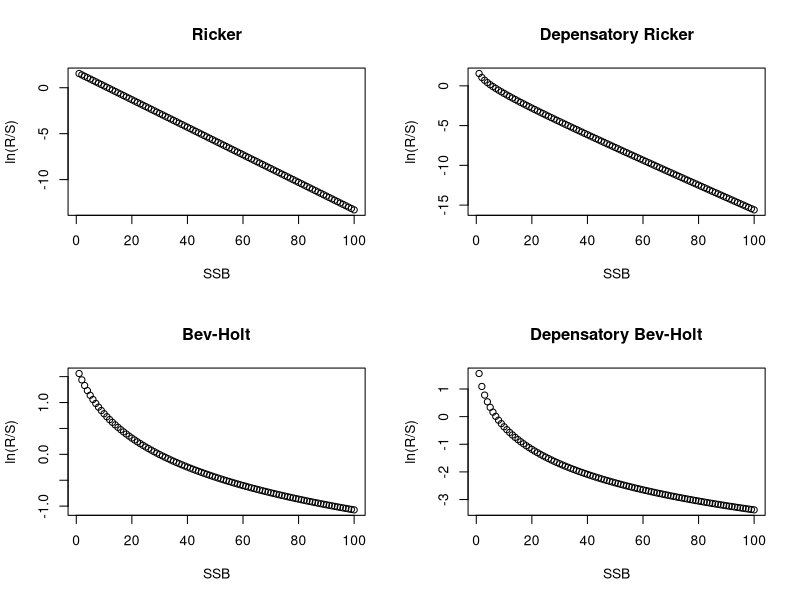
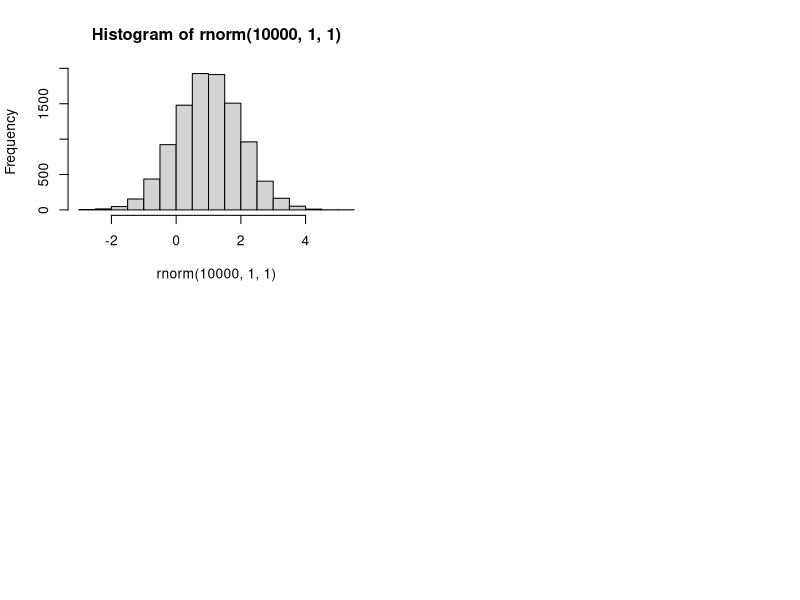

Source code (R) for these figures, in order:
SSB <- 1:100
ar = 1.7
br = 0.15
m = 0.5
par(mfrow=c(2,2))
rec_ricker <- SSB*exp(ar-br*SSB)
ricker_dep <- (SSB^m)*exp(ar-br*SSB)

plot(log(rec_ricker/SSB) ~ SSB, main="Ricker", 
     ylab="ln(R/S)")
plot(log(ricker_dep/SSB) ~ SSB, main="Depensatory Ricker", 
     ylab="ln(R/S)")

rec_bh <- SSB*exp(ar)/(1+br*SSB)
bh_dep <- (SSB^m)*exp(ar)/(1+br*SSB)

plot(log(rec_bh/SSB) ~ SSB, main="Bev-Holt", 
     ylab="ln(R/S)")
plot(log(bh_dep/SSB) ~ SSB, main="Depensatory Bev-Holt", 
     ylab="ln(R/S)")

hist(rnorm(1e4, 1, 1))
